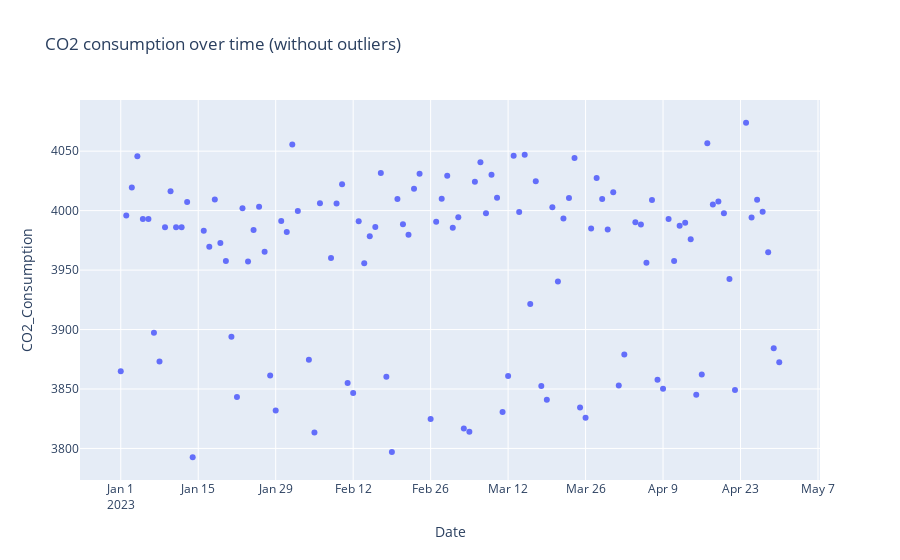

Here is the notebook cell this chart was saved with:
### Markdown cell above
### Plot without outliers

### Code cell
fig = px.scatter(
    data,
    x="Date",
    y="CO2_Consumption",
    title="CO2 consumption over time (without outliers)",
)
fig.show()
